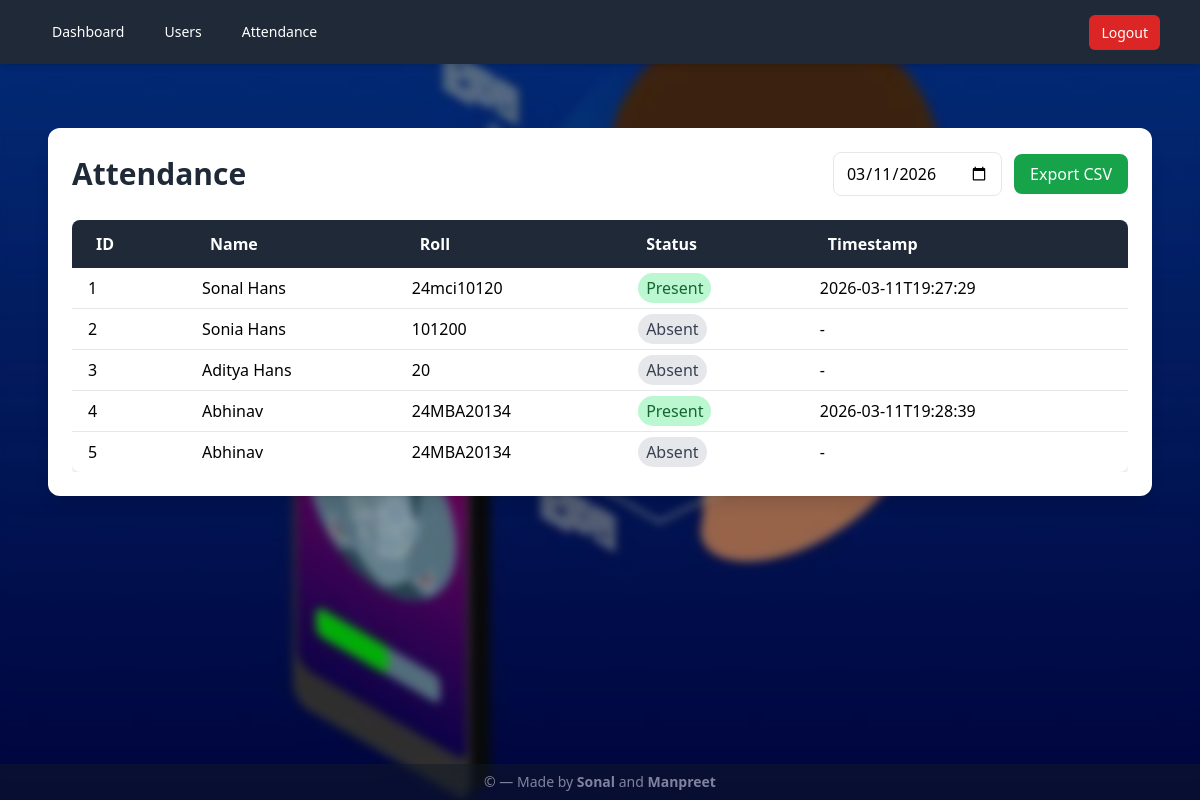
Page /attendance (signed in) on the committed database.
### tables this page shows
CREATE TABLE users (
            id INTEGER PRIMARY KEY AUTOINCREMENT,
            name TEXT NOT NULL,
            roll TEXT,
            email TEXT
        );

CREATE TABLE attendance (
            id INTEGER PRIMARY KEY AUTOINCREMENT,
            user_id INTEGER NOT NULL,
            date TEXT NOT NULL,
            status TEXT NOT NULL,
            timestamp TEXT NOT NULL,
            FOREIGN KEY(user_id) REFERENCES users(id)
        );

### app.py (the view)
@app.route("/attendance")
@admin_required
def attendance_view():
    date_q = request.args.get("date", datetime.date.today().isoformat())
    conn = get_db()
    cur = conn.cursor()
    cur.execute("SELECT * FROM users ORDER BY id")
    users = cur.fetchall()
    cur.execute("SELECT * FROM attendance WHERE date=?", (date_q,))
    rows = {r["user_id"]: r for r in cur.fetchall()}
    conn.close()
    return render_template("attendance_view.html", users=users, rows=rows, date=date_q)

### app.py (called while the page is built)
def get_db():
    conn = sqlite3.connect(DB_PATH)
    conn.row_factory = sqlite3.Row
    return conn

def admin_required(fn):
    @wraps(fn)
    def wrapper(*args, **kwargs):
        if not request.cookies.get("admin"):
            return redirect(url_for("login"))
        return fn(*args, **kwargs)
    return wrapper

### templates/attendance_view.html
{% extends "layout.html" %} {% block content %}
<div class="max-w-7xl mx-auto mt-10 p-6 bg-white rounded-xl shadow-lg">
  <div class="flex items-center justify-between mb-6">
    <h1 class="text-3xl font-bold text-gray-800">Attendance</h1>
    <form action="{{ url_for('attendance_export') }}" method="GET">
      <input
        type="date"
        name="date"
        value="{{ date }}"
        class="px-3 py-2 border rounded-lg mr-2"
      />
      <button
        type="submit"
        class="px-4 py-2 bg-green-600 text-white rounded-lg hover:bg-green-700 transition"
      >
        Export CSV
      </button>
    </form>
  </div>
  <div class="overflow-x-auto">
    <table class="min-w-full bg-white rounded-lg shadow-md overflow-hidden">
      <thead class="bg-gray-800 text-white">
        <tr>
          <th class="py-3 px-6 text-left">ID</th>
          <th class="py-3 px-6 text-left">Name</th>
          <th class="py-3 px-6 text-left">Roll</th>
          <th class="py-3 px-6 text-left">Status</th>
          <th class="py-3 px-6 text-left">Timestamp</th>
        </tr>
      </thead>
      <tbody class="divide-y divide-gray-200">
        {% for user in users %} {% set row = rows.get(user.id) %}
        <tr class="hover:bg-gray-100 transition">
          <td class="py-2 px-4">{{ user.id }}</td>
          <td class="py-2 px-4">{{ user.name }}</td>
          <td class="py-2 px-4">{{ user.roll or '-' }}</td>
          <td class="py-2 px-4">
            {% if row %}
            <span
              class="px-2 py-1 rounded-full {% if row['status'] == 'present' %}bg-green-200 text-green-800 {% else %}bg-red-200 text-red-800{% endif %}"
            >
              {{ row['status'] | capitalize }}
            </span>
            {% else %}
            <span class="px-2 py-1 rounded-full bg-gray-200 text-gray-700">
              Absent
            </span>
            {% endif %}
          </td>
          <td class="py-2 px-4">{{ row['timestamp'][:19] if row else '-' }}</td>
        </tr>
        {% endfor %}
      </tbody>
    </table>
  </div>
</div>
{% endblock %}

### rows in the picture
users: id "1", name "Sonal Hans", roll "24mci10120"
attendance: status "Present", timestamp "2026-03-11T19:27:29"
users: id "2", name "Sonia Hans", roll "101200", shows "Absent", row "-"
users: id "3", name "Aditya Hans", roll "20", shows "Absent", row "-"
users: id "4", name "Abhinav", roll "24MBA20134"
attendance: status "Present", timestamp "2026-03-11T19:28:39"
users: id "5", name "Abhinav", roll "24MBA20134", shows "Absent", row "-"
